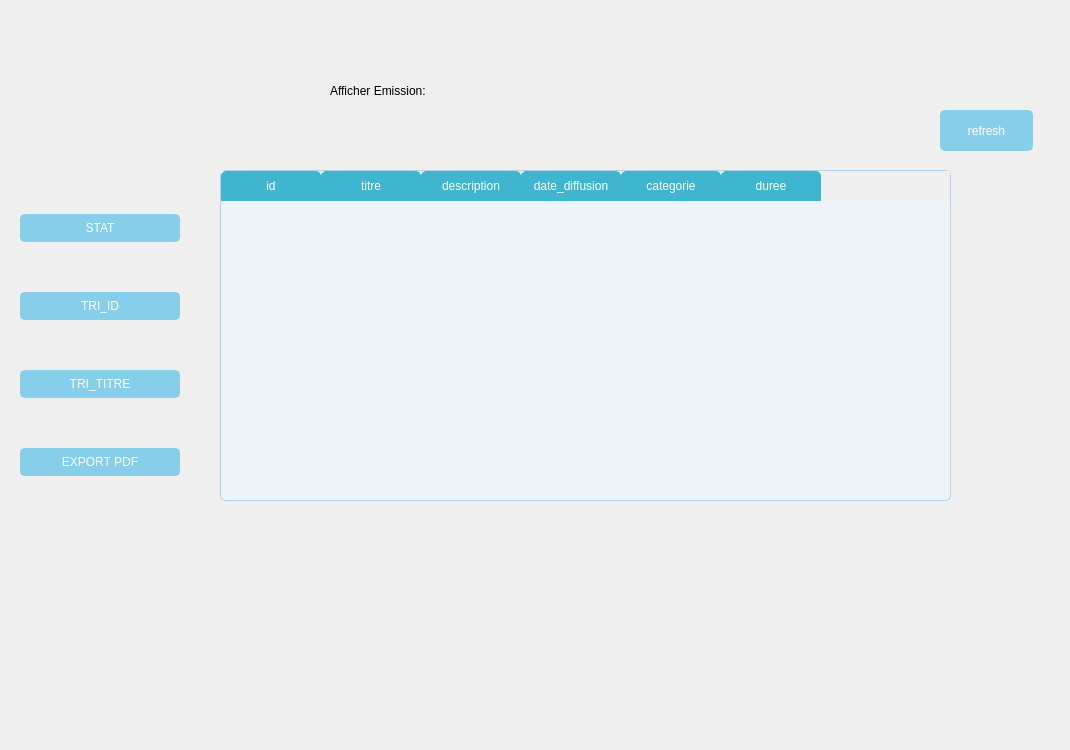
    <widget class="QWidget" name="pageAfficher">
     <attribute name="title">
      <string>pageAfficher</string>
     </attribute>
     <widget class="QLabel" name="label">
      <property name="geometry">
       <rect>
        <x>0</x>
        <y>-70</y>
        <width>1061</width>
        <height>741</height>
       </rect>
      </property>
      <property name="text">
       <string/>
      </property>
      <property name="pixmap">
       <pixmap>../emission/Design sans titre.jpg</pixmap>
      </property>
     </widget>
     <widget class="QLabel" name="label_6">
      <property name="geometry">
       <rect>
        <x>10</x>
        <y>10</y>
        <width>81</width>
        <height>71</height>
       </rect>
      </property>
      <property name="text">
       <string/>
      </property>
      <property name="pixmap">
       <pixmap>../emission/logo.png</pixmap>
      </property>
     </widget>
     <widget class="QPushButton" name="pushButton">
      <property name="geometry">
       <rect>
        <x>940</x>
        <y>110</y>
        <width>93</width>
        <height>41</height>
       </rect>
      </property>
      <property name="styleSheet">
       <string notr="true">/* QPushButton style */
QPushButton {
    background-color: #87CEEB;    /* Light blue background color */
    color: white;                 /* White text color */
    border: 2px solid #87CEEB;    /* Light blue border */
    border-radius: 5px;           /* Rounded corners */
    padding: 5px 10px;             /* Padding */
}

QPushButton:hover {
    background-color: #5F9EA0;    /* Darker light blue on hover */
}
</string>
      </property>
      <property name="text">
       <string>refresh</string>
      </property>
     </widget>
     <widget class="QTableWidget" name="tableWidget">
      <property name="geometry">
       <rect>
        <x>220</x>
        <y>170</y>
        <width>731</width>
        <height>331</height>
       </rect>
      </property>
      <property name="styleSheet">
       <string notr="true">/* QTableWidget style */
QTableWidget {
    background-color: #ecf4f9;      /* Light blue background color */
    alternate-background-color: #d3e8f5;  /* Alternate row background color */
    selection-background-color: #3fb5d0;  /* Light blue selection background color */
    color: #333333;                 /* Dark gray text color */
    border: 1px solid #b5d0e4;      /* Light blue border */
    border-radius: 5px;             /* Rounded corners */
}

/* Header style */
QHeaderView::section {
    background-color: #3fb5d0;      /* Light blue background color for header */
    color: white;                   /* White text color */
    padding: 5px;                   /* Padding for header */
    border: 1px solid #3fb5d0;      /* Light blue border for header */
}

/* Horizontal header style */
QHeaderView::section:horizontal {
    border-top-left-radius: 5px;    /* Rounded corners for the top-left header */
    border-top-right-radius: 5px;   /* Rounded corners for the top-right header */
}

/* Vertical header style */
QHeaderView::section:vertical {
    border-bottom-left-radius: 5px; /* Rounded corners for the bottom-left header */
    border-top-left-radius: 5px;    /* Rounded corners for the top-left header */
}

/* Cell style */
QTableWidget::item {
    padding: 5px;                   /* Padding for cell */
    border: 1px solid #b5d0e4;      /* Light blue border for cell */
}

/* Selected cell style */
QTableWidget::item:selected {
    background-color: #329bb0;      /* Slightly darker blue background color for selected cell */
    color: white;                   /* White text color for selected cell */
}
</string>
      </property>
      <column>
       <property name="text">
        <string>id</string>
       </property>
      </column>
      <column>
       <property name="text">
        <string>titre</string>
       </property>
      </column>
      <column>
       <property name="text">
        <string>description</string>
       </property>
      </column>
      <column>
       <property name="text">
        <string>date_diffusion</string>
       </property>
      </column>
      <column>
       <property name="text">
        <string>categorie</string>
       </property>
      </column>
      <column>
       <property name="text">
        <string>duree</string>
       </property>
      </column>
     </widget>
     <widget class="QLabel" name="label_11">
      <property name="geometry">
       <rect>
        <x>330</x>
        <y>60</y>
        <width>401</width>
        <height>61</height>
       </rect>
      </property>
      <property name="styleSheet">
       <string notr="true">font: 81 16pt &quot;Rockwell Extra Bold&quot;;
color: rgb(0, 0, 0);</string>
      </property>
      <property name="text">
       <string>Afficher Emission:</string>
      </property>
     </widget>
     <widget class="QWidget" name="verticalLayoutWidget">
      <property name="geometry">
       <rect>
        <x>20</x>
        <y>170</y>
        <width>160</width>
        <height>351</height>
       </rect>
      </property>
      <layout class="QVBoxLayout" name="verticalLayout">
       <item>
        <widget class="QPushButton" name="stat">
         <property name="styleSheet">
          <string notr="true">/* QPushButton style */
QPushButton {
    background-color: #87CEEB;    /* Light blue background color */
    color: white;                 /* White text color */
    border: 2px solid #87CEEB;    /* Light blue border */
    border-radius: 5px;           /* Rounded corners */
    padding: 5px 10px;             /* Padding */
}

QPushButton:hover {
    background-color: #5F9EA0;    /* Darker light blue on hover */
}
</string>
         </property>
         <property name="text">
          <string>STAT</string>
         </property>
        </widget>
       </item>
       <item>
        <widget class="QPushButton" name="triParIdButton">
         <property name="styleSheet">
          <string notr="true">/* QPushButton style */
QPushButton {
    background-color: #87CEEB;    /* Light blue background color */
    color: white;                 /* White text color */
    border: 2px solid #87CEEB;    /* Light blue border */
    border-radius: 5px;           /* Rounded corners */
    padding: 5px 10px;             /* Padding */
}

QPushButton:hover {
    background-color: #5F9EA0;    /* Darker light blue on hover */
}
</string>
         </property>
         <property name="text">
          <string>TRI_ID</string>
         </property>
        </widget>
       </item>
       <item>
        <widget class="QPushButton" name="triParTitreButton">
         <property name="styleSheet">
          <string notr="true">/* QPushButton style */
QPushButton {
    background-color: #87CEEB;    /* Light blue background color */
    color: white;                 /* White text color */
    border: 2px solid #87CEEB;    /* Light blue border */
    border-radius: 5px;           /* Rounded corners */
    padding: 5px 10px;             /* Padding */
}

QPushButton:hover {
    background-color: #5F9EA0;    /* Darker light blue on hover */
}
</string>
         </property>
         <property name="text">
          <string>TRI_TITRE</string>
         </property>
        </widget>
       </item>
       <item>
        <widget class="QPushButton" name="pushButton_5">
         <property name="styleSheet">
          <string notr="true">/* QPushButton style */
QPushButton {
    background-color: #87CEEB;    /* Light blue background color */
    color: white;                 /* White text color */
    border: 2px solid #87CEEB;    /* Light blue border */
    border-radius: 5px;           /* Rounded corners */
    padding: 5px 10px;             /* Padding */
}

QPushButton:hover {
    background-color: #5F9EA0;    /* Darker light blue on hover */
}
</string>
         </property>
         <property name="text">
          <string>EXPORT PDF</string>
         </property>
        </widget>
       </item>
      </layout>
     </widget>
    </widget>
